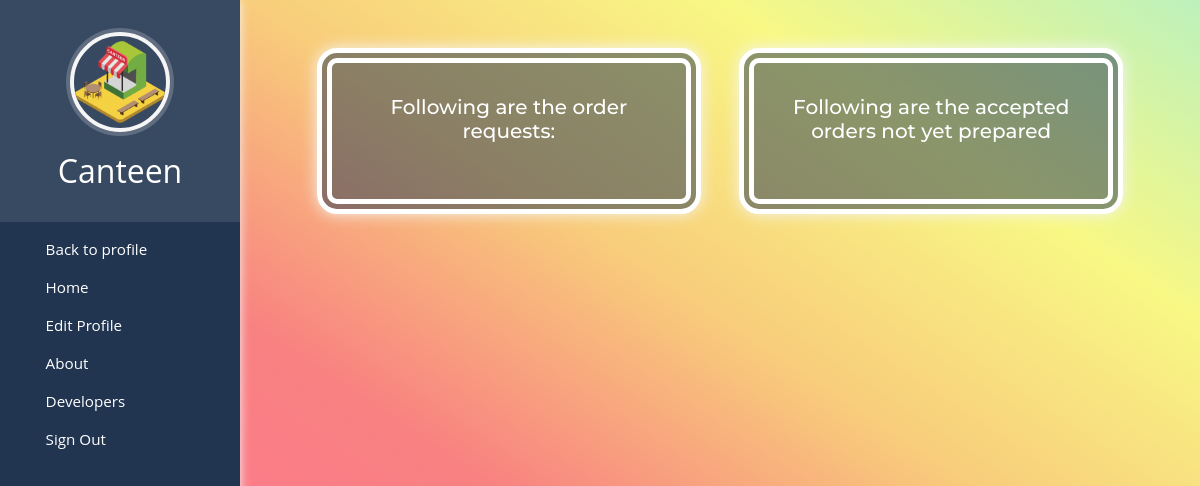
Page /index/canteen/view/view_requests on the earlier database version.
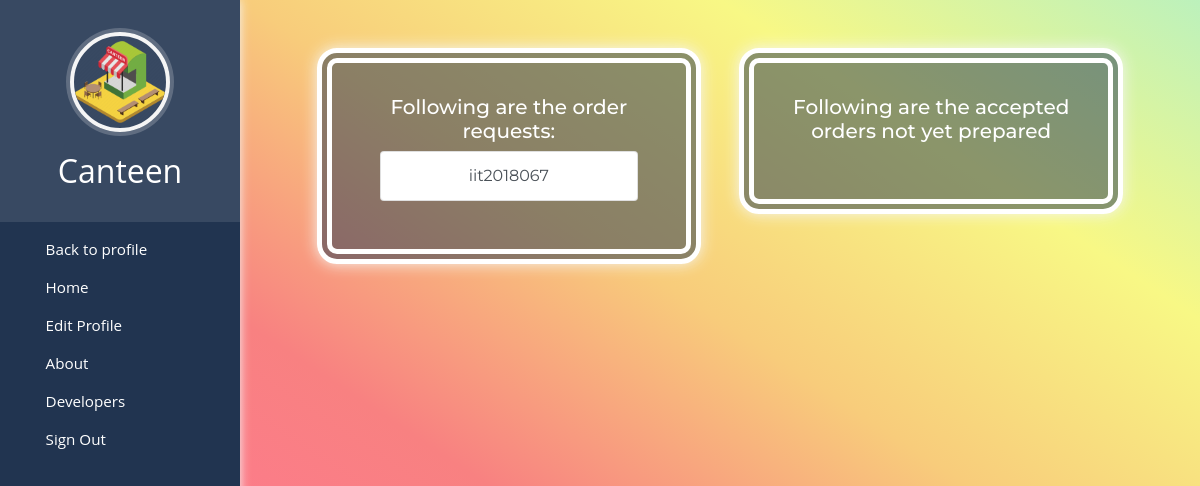
Same page on the later database version.
### canteen/models.py (models this page shows)
class Profile3(models.Model):
    username = models.CharField(max_length=100)
    order_status = models.IntegerField(default=None)

### canteen/views.py (the view)
# urls.py: path('view/view_requests', views.view_requests, name='view_orders'),
def view_requests(request):
    all_profiles = Profile3.objects.all()
    return render(request,'canteen/canteen_page.html',{'all_profiles': all_profiles})

### canteen/templates/canteen/canteen_page.html (shortened to what this page needs)
<!DOCTYPE html>
{% load static %}
<html lang="en">
<head>
    <link rel="stylesheet" href="https://stackpath.bootstrapcdn.com/bootstrap/4.3.1/css/bootstrap.min.css">
</head>
<body>
    <nav class="menu" tabindex="0">
        <header class="avatar">
            <img src="{% static 'canteen/images/res.webp' %}" />
            <h2>Canteen</h2>
        </header>
        <ul>
            <li tabindex="0" class="icon-arrow-left"><a class="dashboard" href="{% url 'canteen_logged_in' %}"><span>Back to profile</span></a></li>
            <a class="dashboard" href="{% url 'index' %}">
            <li tabindex="0" class="icon-home"><span>Home</span></li></a>
            <a class="dashboard" href="{% url 'canteen_edit_profile' %}"><li tabindex="0" class="icon-profile"><span>Edit Profile</span></li></a>
            <a class="dashboard" href="{% url 'about' %}"><li tabindex="0" class="icon-customers"><span>About</span></li></a>
            <a class="dashboard" href="{% url 'developers' %}"><li tabindex="0" class="icon-users"><span>Developers</span></li></a>
            <a class="dashboard" href="{% url 'canteen_logout' %}"><li tabindex="0" class="icon-signo"><span>Sign Out</span></li></a>
        </ul>
    </nav>
    <main>
{% if all_profiles %}
    <div class="popout container" style="margin-bottom: 3%;text-align:center;"><h5>Following are the order requests:<br></h5>
<div class="list-group">
{% for profile in all_profiles %}
    {% if profile.order_status == 0 %}
    <a href="{% url 'canteen_individual_order' profile.id %}" class="list-group-item list-group-item-action" id="pp" style="text-align: center;">{{ profile.username }}</a>
    {% endif %}
{% endfor %}
</div>
</div>
  <div class="popout container" style="margin-left: 52%;">
  <h5>Following are the accepted orders not yet prepared</h5>
  </div>
{% else %}
 <div class="popout container" style="text-align: center; margin-left:25%; width:50%; background-color:rgba(74, 255, 98, 0.5); color:black"><h2>No orders!</h2></div>
{% endif %}
</main>
</body>

### canteen/templates/canteen/canteen_page.html (style rules this page uses)
body { background: linear-gradient(to bottom left, rgb(188, 241, 188), rgb(248, 248, 133), rgb(248, 204, 123), rgb(248, 129, 129), rgb(255, 120, 143), rgb(252, 136, 252)); margin: 0; font-family: "Open Sans", Helvetica Neue, Helvetica, Arial, sans-serif; color: #fff; padding-left: 240px; }
main { position: relative; height: 100vh; }
.container { background: rgba(33, 52, 80, 0.5); text-align: center; margin-left: 8%; position: absolute; width: 40%; border-radius: 20px; font-family: montserrat, arial, verdana; padding: 2em 1em 3em 1em; box-shadow: 0px 0px 15px whitesmoke; border-style: double; border-width: 15px; margin-top: 5%; }
.container div { text-align: left; margin-left: 10%; margin-right: 10%; }
.popout { animation: popout 1s ease; -webkit-animation: popout 1s ease; }
.menu { background: rgb(33, 52, 80); color: white; height: 100vh; width: 240px; position: fixed; top: 0; left: 0; z-index: 5; outline: none; box-shadow: 0px 0px 10px whitesmoke; }
.menu .avatar { background: rgba(248, 247, 247, 0.1); padding: 2em 0.5em; text-align: center; }
.menu .avatar img { width: 100px; border-radius: 50%; overflow: hidden; border: 4px solid whitesmoke; box-shadow: 0 0 0 4px rgba(255, 255, 255, 0.2); }
.menu .avatar h2 { font-weight: normal; margin-bottom: 0; margin-top: 20px; }
.menu ul { list-style: none; padding: 0.5em 0; margin: 0; }
.menu ul li { padding: 0.5em 1em 0.5em 3em; font-size: 0.95em; font-weight: regular; background-repeat: no-repeat; background-position: left 15px center; background-size: auto 20px; transition: all 0.15s linear; cursor: pointer; }
.menu ul li.icon-home { background-image: url("http://www.entypo.com/images/home.svg"); }
.menu ul li.icon-customers { background-image: url("http://www.entypo.com/images//briefcase.svg"); }
.menu ul li.icon-profile { background-image: url("http://www.entypo.com/images/user.svg"); }
.menu ul li.icon-users { background-image: url("http://www.entypo.com/images//users.svg"); }
.menu ul li.icon-arrow-left { background-image: url("http://www.entypo.com/images//arrow-left.svg"); }
.menu ul li.icon-signo { background-image: url("http://www.entypo.com/images/log-out.svg"); }
a.dashboard { color: white; display: block; }

Differences in the rows shown:
added Profile3: username "iit2018067"
